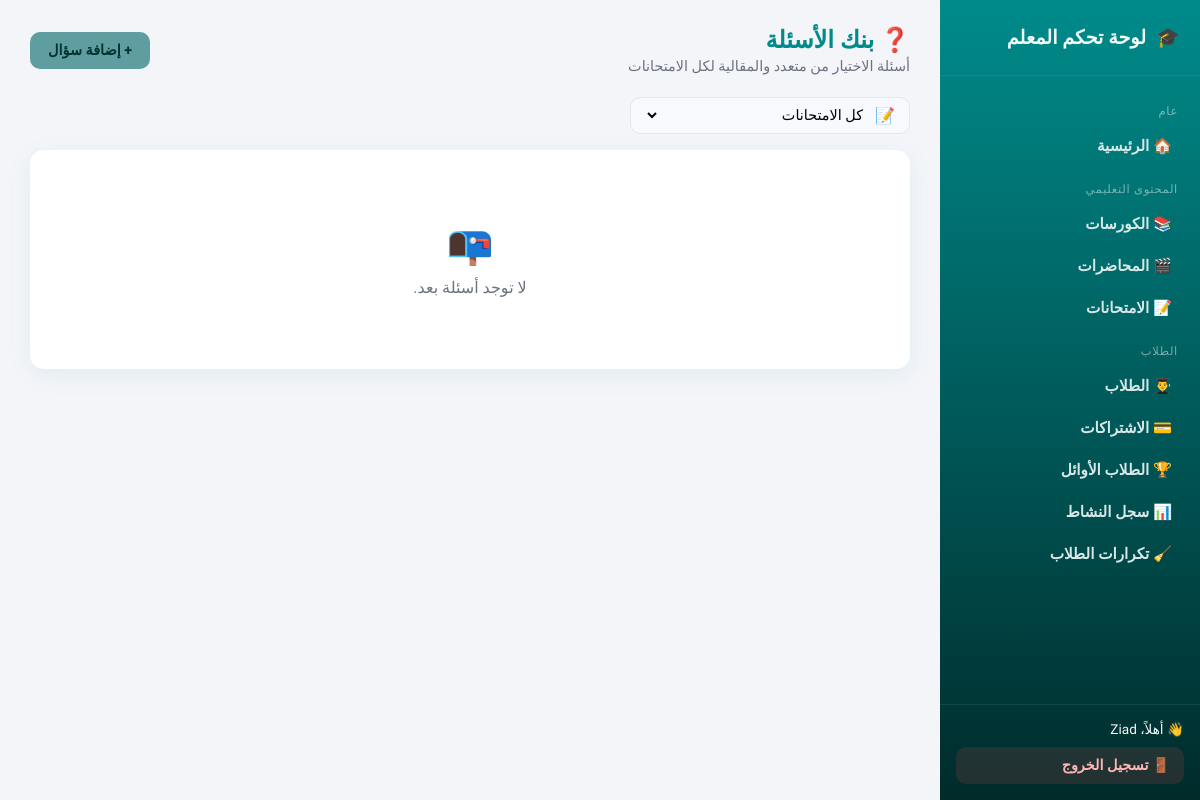
The app's page /dashboard/questions/ (signed in), older data.
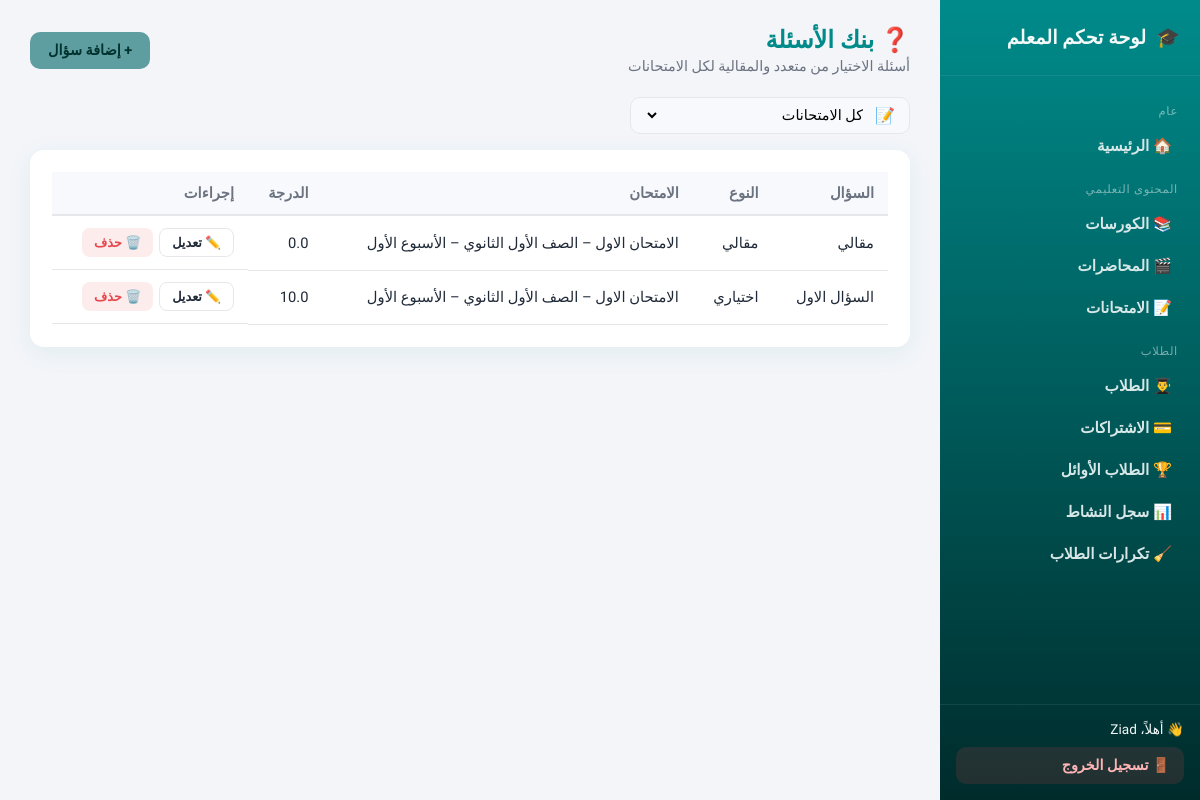
The same page, newer data.
### content/models.py (models this page shows, shortened)
class Question(models.Model):
    exam          = models.ForeignKey("content.Exam", on_delete=models.CASCADE, related_name="questions",
                                      verbose_name="الامتحان", null=True, blank=True)
    question_type = models.CharField(max_length=10, choices=QUESTION_TYPE_CHOICES,
                                     verbose_name="نوع السؤال", null=True, blank=True)
    text          = models.TextField(verbose_name="نص السؤال", null=True, blank=True)
    image         = models.ImageField(upload_to="questions/", verbose_name="صورة السؤال", null=True, blank=True)
    score         = models.FloatField(default=0, verbose_name="درجة السؤال", editable=False)

class Exam(models.Model):
    title           = models.CharField(max_length=255, verbose_name="عنوان الامتحان")
    description     = models.TextField(verbose_name="الوصف", null=True, blank=True)
    grade           = models.CharField(max_length=10, choices=GRADE_CHOICES, verbose_name="الصف الدراسي", null=True, blank=True)
    course          = models.ForeignKey("content.Course", on_delete=models.CASCADE, verbose_name="الكورس", null=True, blank=True)
    week            = models.CharField(max_length=10, choices=WEEK_CHOICES, verbose_name="الأسبوع", null=True, blank=True)
    created_at      = models.DateTimeField(auto_now_add=True, verbose_name="تاريخ الإضافة", null=True, blank=True)
    total_mcq_score = models.PositiveIntegerField(default=0, verbose_name="المجموع الكلي للاختيارات")
    duration_minutes= models.PositiveIntegerField(default=30, verbose_name="مدة الامتحان (دقائق)")
    def __str__(self):
        grade_disp = dict(GRADE_CHOICES).get(self.grade, "غير محدد")
        week_disp  = self.get_week_display() if self.week else "غير محدد"
        return f"{self.title} – {grade_disp} – {week_disp}"

### dashboard/views.py (the view)
# urls.py: path('questions/', views.question_list, name='question_list'),
@staff_required
def question_list(request, exam_id=None):
    qs = Question.objects.select_related('exam').all().order_by('-id')
    if exam_id:
        qs = qs.filter(exam_id=exam_id)
    exams = Exam.objects.all()
    return render(request, 'dashboard/question_list.html', {
        'questions': qs, 'exams': exams, 'selected_exam': exam_id,
        'active_nav': 'questions',
    })

### accounts/context_processors.py (called while the page is built)
def student_session(request):
    is_registered = request.session.get("is_registered", False)
    student_name = request.session.get("student_name", None)
    student_obj = None
    student_id = request.session.get("student_id")
    if student_id:
        try:
            student_obj = Student.objects.filter(id=student_id).first()
        except Exception:
            student_obj = None
    return {
        "is_registered": is_registered,
        "student_name": student_name,
        "student": student_obj,
    }

### dashboard/templates/dashboard/question_list.html (shortened to what this page needs)
{% extends "dashboard/base.html" %}
{% block content %}
<div class="dash-topbar">
  <div>
    <h1>❓ بنك الأسئلة</h1>
    <div class="subtitle">أسئلة الاختيار من متعدد والمقالية لكل الامتحانات</div>
  </div>
  <a class="btn btn-primary" href="{% url 'dashboard:question_add' %}">+ إضافة سؤال</a>
</div>
<div class="toolbar">
  <form class="search-box" method="get" style="min-width:280px;">
    <span>📝</span>
    <select name="exam" onchange="this.form.submit()" style="border:none;background:transparent;font-family:inherit;font-size:0.9rem;flex:1;">
      <option value="">كل الامتحانات</option>
    </select>
  </form>
</div>
<div class="panel">
  {% if questions %}
  <div class="table-wrap">
    <table class="dash-table">
      <thead>
        <tr>
          <th>السؤال</th>
          <th>النوع</th>
          <th>الامتحان</th>
          <th>الدرجة</th>
          <th>إجراءات</th>
        </tr>
      </thead>
      <tbody>
        {% for q in questions %}
        <tr>
          <td>{{ q.text|default:"(سؤال بصورة)"|truncatechars:60 }}</td>
          <td>{{ q.get_question_type_display }}</td>
          <td>{{ q.exam }}</td>
          <td>{{ q.score }}</td>
          <td class="actions-cell">
            <a class="btn btn-outline btn-sm" href="{% url 'dashboard:question_edit' q.pk %}">✏️ تعديل</a>
            <a class="btn btn-danger btn-sm" href="{% url 'dashboard:question_delete' q.pk %}">🗑️ حذف</a>
          </td>
        </tr>
        {% endfor %}
      </tbody>
    </table>
  </div>
  {% else %}
  <div class="empty-state">
    <div class="emoji">📭</div>
    لا توجد أسئلة بعد.
  </div>
  {% endif %}
</div>
{% endblock %}

Row changes from the older to the newer data that the page shows:
added Question: text "مقالي", question_type "مقالي", exam "الامتحان الاول – الصف الأول الثانوي – الأسبوع الأول", score "0.0"
added Question: text "السؤال الاول", question_type "اختياري", exam "الامتحان الاول – الصف الأول الثانوي – الأسبوع الأول", score "10.0"
Text that changed along with them:
text no longer shown: "📭 لا توجد أسئلة بعد."
text now shown: "السؤال النوع الامتحان الدرجة إجراءات"
